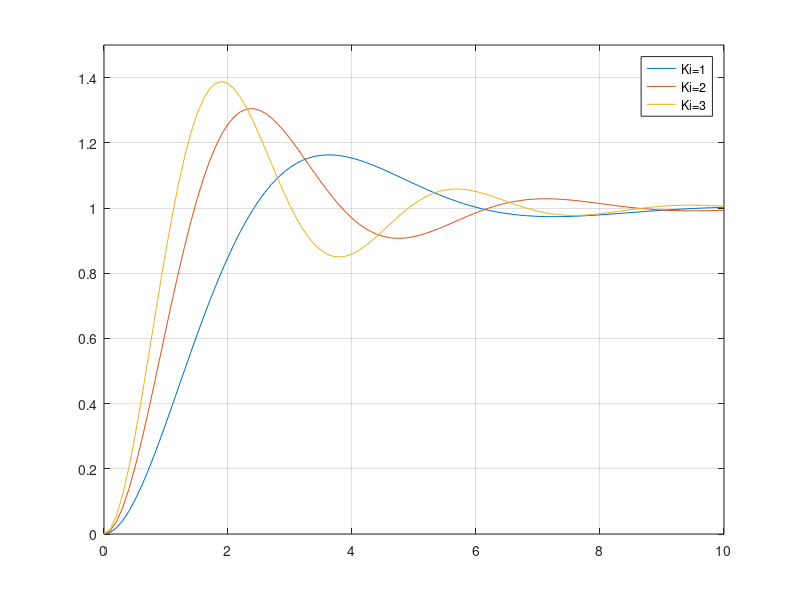

MATLAB code to generate this figure:
%%%%%%%%%%%%%%%%%%%%%%%%%%%%%%%%%%%%%%%%%%%%%
%% 《控制之美-卷一(第二版)》 代码
%% 作者：王天威
%% 清华大学出版社
%% 程序名称：7-3_PI_Control.m
%% 程序功能：比例积分控制
%%%%%%%%%%%%%%%%%%%%%%%%%%%%%%%%%%%%%%%%%%%%%
%% 程序初始化，清空工作空间，缓存，
clear all;
close all;
clc;
% 读取Octave控制和信号数据库（注：如使用Matlab，可删除或注释掉本行代码）
pkg load control
%% 定义传递函数
G_s = tf([1], [1,1]);
%% 定义不同积分增益控制器
C_s_1 = tf([1],[1 0]);
C_s_2 = tf([2],[1 0]);
C_s_3 = tf([3],[1 0]);
%% 定义闭环传递函数
Gcl_1 = feedback (C_s_1*G_s, 1);
Gcl_2 = feedback (C_s_2*G_s, 1);
Gcl_3 = feedback (C_s_3*G_s, 1);
%% 定义仿真时间
t = [0:0.1:10];
%% 绘图
x1 = step (Gcl_1,t);
x2 = step (Gcl_2,t);
x3 = step (Gcl_3,t);
plot (t,x1);
hold on;
plot (t,x2);
plot (t,x3);
grid on;
xlim([0 10]);
ylim([0 1.5]);
legend ('Ki=1', 'Ki=2', 'Ki=3');
